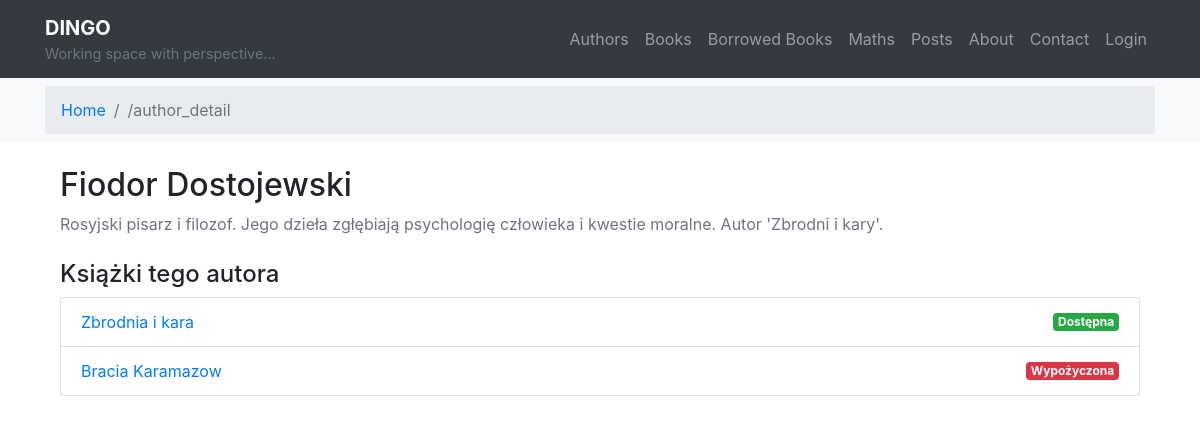
The page /books/author/5/ on the database its author committed.
### books/models.py (models this page shows, shortened)
class Author(models.Model):
    name = models.CharField(max_length=100)
    bio = models.TextField(blank=True)

class Book(models.Model):
    title = models.CharField(max_length=200)
    author = models.ForeignKey(
        Author, on_delete=models.CASCADE, related_name='books')
    description = models.TextField(blank=True)
    tags = models.ManyToManyField(Tag, blank=True)
    cover = models.ImageField(upload_to='book_covers/', null=True, blank=True)
    created = models.DateTimeField(default=timezone.now)
    def is_available(self):
        latest_borrow = self.borrows.order_by('-borrowed_at').first()
        return not latest_borrow or latest_borrow.is_returned

### books/views.py (the view)
# urls.py: path('author/<int:pk>/', views.author_detail, name='author_detail'),
def author_detail(request, pk):
    author = get_object_or_404(Author, pk=pk)
    books = author.books.all()
    return render(
        request,
        'books/author_detail.html',
        {'author': author, 'books': books}
    )

### books/templates/books/author_detail.html (shortened to what this page needs)
{% extends "main.html" %}
{% load bootstrap4 %}
{% load static %}
{% block content %}
<div class="container mt-4">
    <h2>{{ author.name }}</h2>
    {% if author.bio %}
        <p class="text-muted">{{ author.bio }}</p>
    {% endif %}
    <h4 class="mt-4">Książki tego autora</h4>
    {% if books %}
        <ul class="list-group mt-2">
            {% for book in books %}
                <li class="list-group-item d-flex justify-content-between align-items-center">
                    <a href="{% url 'books:book_detail' book.pk %}">
                        {{ book.title }}
                    </a>
                    {% if book.is_available %}
                        <span class="badge bg-success text-white">Dostępna</span>
                    {% else %}
                        <span class="badge bg-danger text-white">Wypożyczona</span>
                    {% endif %}
                </li>
            {% endfor %}
        </ul>
    {% else %}
        <p class="mt-2">Brak książek przypisanych do tego autora.</p>
    {% endif %}
</div>
{% endblock %}

### rows shown on the page
Author: name "Fiodor Dostojewski", bio "Rosyjski pisarz i filozof. Jego dzieła zgłębiają psychologię człowieka i kwestie moralne. Autor 'Zbrodni i kary'."
Book: title "Zbrodnia i kara", shows "Dostępna"
Book: title "Bracia Karamazow", shows "Wypożyczona"

### other values the page prints
{{ request.resolver_match.url_name }} "author_detail"
